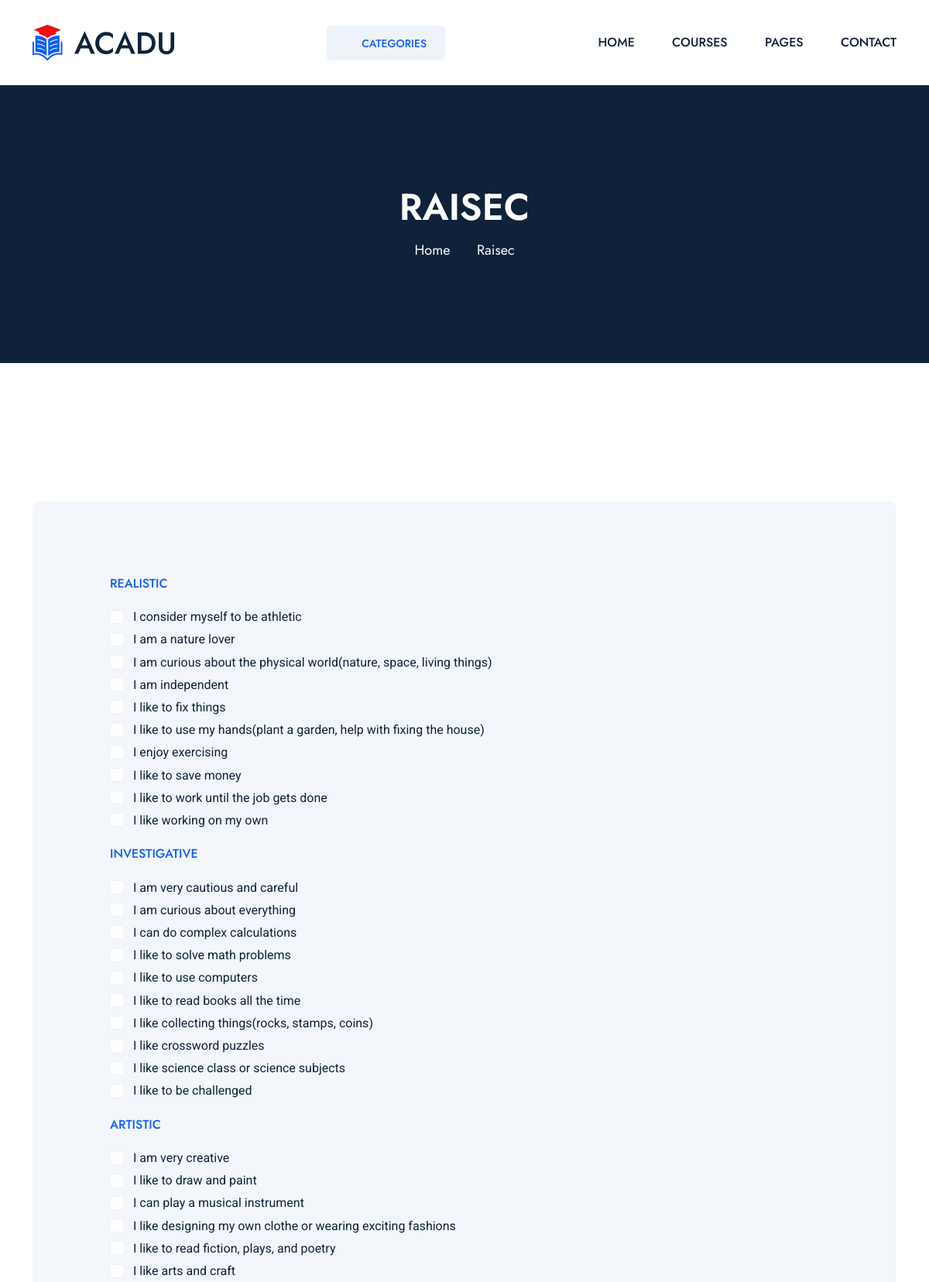
The page /raisec/ (upper part) on the database its author committed.
### raisec/models.py (models this page shows, shortened)
class RaisecGroup(models.Model):
    group_name = models.CharField(max_length = 255)

class RaisecQuestions(models.Model):
    raisec_category = models.ForeignKey(RaisecGroup,on_delete = models.CASCADE)
    raisec_question = models.CharField(max_length = 255)

### homepage/views.py (the view, shortened to what this page needs)
# urls.py: path('raisec/',raisec,name="raisec"),
def raisec(request):
    all_raisec_group = RaisecGroup.objects.all()
    all_raisec_quiz =  RaisecQuestions.objects.all()
    context = {
        "all_raisec_group":all_raisec_group,
        "all_raisec_quiz":all_raisec_quiz
    }
    return render(request,'raisec.html',context)

### homepage/templates/raisec.html (shortened to what this page needs)
{% extends 'base.html' %}
{% load static %}
{% block content %}
<div class="breadcumb-wrapper" data-bg-src="{% static 'assets/img/breadcumb/breadcumb-bg.jpg' %}">
    <div class="container z-index-common">
       <h1 class="breadcumb-title">Raisec</h1>
       <ul class="breadcumb-menu">
          <li><a href="index.html">Home</a></li>
          <li>Raisec</li>
       </ul>
    </div>
 </div>
 <section class="space">
    <div class="container">
       <div class="row justify-content-center">
          <div class="col-lg-6 col-md-7 col-sm-9">
          </div>
       </div>
       <div class="contact-form-wrap" data-bg-src="{% static 'assets/img/bg/contact_bg_1.png' %}">
         <form  method="POST" action="{% url 'homepage:raisec' %}" class="contact-form">
            {% if all_raisec_group %}
            {% for i in all_raisec_group  %}
          <span class="sub-title">{{i.group_name}}</span>
          {% if all_raisec_quiz %}
          <div class="row">
          {% for k in all_raisec_quiz  %}
          {% if k.raisec_category.id == i.id %}
               <div class="col-12 form-group">
                  <label for="quiz_{{i.group_name}}_{{k.id}}">{{k.raisec_question}}</label>
              {% endif %}
              {% endfor %}
            </div>
              {% endif %}
              {% endfor %}
              {% endif %}
             </div>
          </form>
       </div>
    </div>
 </section>
{% endblock content %}

### rows shown on the page
RaisecGroup: group_name "REALISTIC"
RaisecQuestions: raisec_question "I consider myself to be athletic"
RaisecQuestions: raisec_question "I am a nature lover"
RaisecQuestions: raisec_question "I am curious about the physical world(nature, space, living things)"
RaisecQuestions: raisec_question "I am independent"
RaisecQuestions: raisec_question "I like to fix things"
RaisecQuestions: raisec_question "I like to use my hands(plant a garden, help with fixing the house)"
RaisecQuestions: raisec_question "I enjoy exercising"
RaisecQuestions: raisec_question "I like to save money"
RaisecQuestions: raisec_question "I like to work until the job gets done"
RaisecQuestions: raisec_question "I like working on my own"
RaisecGroup: group_name "INVESTIGATIVE"
RaisecQuestions: raisec_question "I am very cautious and careful"
RaisecQuestions: raisec_question "I am curious about everything"
RaisecQuestions: raisec_question "I can do complex calculations"
RaisecQuestions: raisec_question "I like to solve math problems"
RaisecQuestions: raisec_question "I like to use computers"
RaisecQuestions: raisec_question "I like to read books all the time"
RaisecQuestions: raisec_question "I like collecting things(rocks, stamps, coins)"
RaisecQuestions: raisec_question "I like crossword puzzles"
RaisecQuestions: raisec_question "I like science class or science subjects"
RaisecQuestions: raisec_question "I like to be challenged"
RaisecGroup: group_name "ARTISTIC"
RaisecQuestions: raisec_question "I am very creative"
RaisecQuestions: raisec_question "I like to draw and paint"
RaisecQuestions: raisec_question "I can play a musical instrument"
RaisecQuestions: raisec_question "I like designing my own clothe or wearing exciting fashions"
RaisecQuestions: raisec_question "I like to read fiction, plays, and poetry"
RaisecQuestions: raisec_question "I like arts and craft"
